Frame 1 (no input): blank canvas, image omitted
Frame 60 (the mouse pressed at the canvas centre just before this capture): blank canvas, image omitted
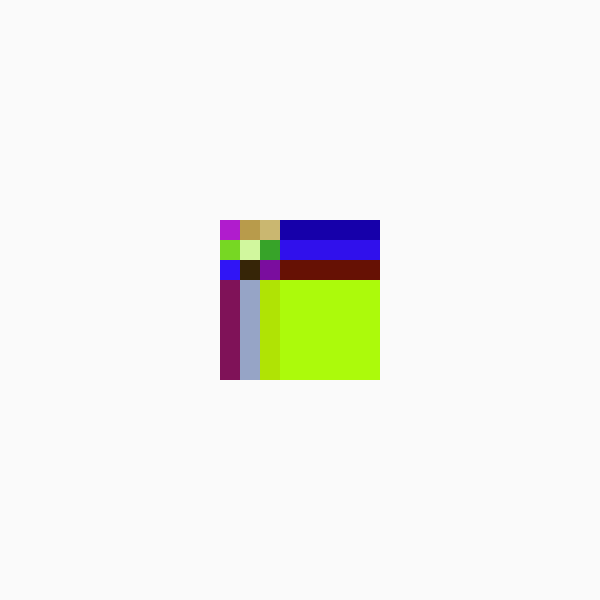
Frame 120 (the mouse held since frame 60 and released just before this capture)

The Processing sketch whose frames 1 and 60 were blank and that drew this single picture after the mouse press (run headless with seeded random() and noise(); from frame 60 on, the mouse is pressed at the canvas centre):

// Processing sketch: sketch_01
// ── sketch_01.pde
// position, color, active
final int COL =30; //"final" sets the value to constant that can't be changed
final int ROW =30;
final int CELLSIZE = width;

PVector[][] pos = new PVector[COL][ROW];
color[][] col = new color[COL][ROW];
boolean[][] isActive = new boolean[COL][ROW];

void setup() {
  size(600, 600);
  final int CELLSIZE = width/COL;
  for (int i=0; i<COL; i++) {
    for (int j =0; j<ROW; j++) {
      pos[i][j] = new PVector(i*CELLSIZE, j*CELLSIZE);
      col[i][j] = color(random(255), random(255), random(255));
      println(pos[i][j]);
      noStroke();
      isActive[i][j] = false;
    }
  }
  background(250, 250, 250);
}

void draw() {
  for (int i =0; i<COL; i++) {
    for (int j = 0; j<ROW; j++) {
      if (mouseX > pos[i][j].x && mouseX < pos[i][j].x+CELLSIZE &&
        mouseY >pos[i][j].y && mouseY<pos[i][j].y+CELLSIZE) {
        isActive[i][j] =true;
        }
        if (isActive[i][j]) {
          fill(col[i][j]);
          rect(pos[i][j].x, pos[i][j].y, CELLSIZE, CELLSIZE);
        
      }
    }
  }
}
